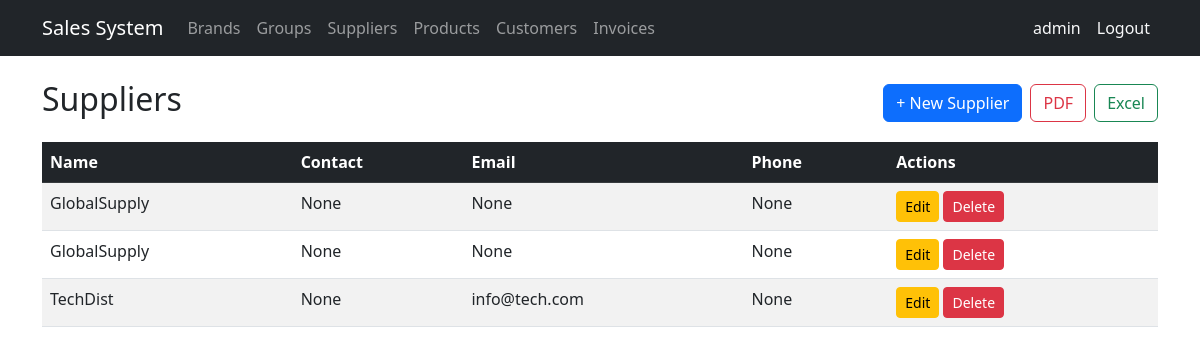
Page /suppliers/ (signed in) on the committed database.
### billing/models.py (models this page shows, shortened)
class Supplier(models.Model):
    name = models.CharField(max_length=200, verbose_name='Company Name')
    contact_name = models.CharField(max_length=200, blank=True, null=True)
    email = models.EmailField(blank=True, null=True)
    phone = models.CharField(max_length=20, blank=True, null=True)
    address = models.TextField(blank=True, null=True)
    is_active = models.BooleanField(default=True)
    created_at = models.DateTimeField(auto_now_add=True)
    updated_at = models.DateTimeField(auto_now=True)
    class Meta:
        verbose_name = 'Supplier'
        verbose_name_plural = 'Suppliers'
        ordering = ['name']

### billing/views.py (the view)
# urls.py: path('suppliers/', views.SupplierListView.as_view(), name='supplier_list'),
class SupplierListView(LoginRequiredMixin, ExportMixin, ListView):
    model = Supplier
    template_name = 'billing/supplier_list.html'
    context_object_name = 'items'
    export_title = 'Suppliers'
    export_columns = [
        ('Name', 'name'),
        ('Contact', 'contact_name'),
        ('Email', 'email'),
        ('Phone', 'phone'),
        ('Active', lambda obj: 'Yes' if obj.is_active else 'No'),
    ]

### shared/mixins.py (called while the page is built)
    def get(self, request, *args, **kwargs):
        fmt = request.GET.get('format', '').lower()
        if fmt in ('pdf', 'excel'):
            from shared.exports import export_to_pdf, export_to_excel
            qs = self.get_queryset()
            columns = self.get_export_columns()
            fn = export_to_pdf if fmt == 'pdf' else export_to_excel
            return fn(qs, columns, self.export_title)
        return super().get(request, *args, **kwargs)

    def get_context_data(self, **kwargs):
        ctx = super().get_context_data(**kwargs)
        params = self.request.GET.copy()
        params.pop('format', None)
        params.pop('page', None)
        params.pop('cols', None)
        ctx['export_qs'] = params.urlencode()
        return ctx

### billing/templates/billing/supplier_list.html (shortened to what this page needs)
{% extends 'billing/base.html' %}
{% block content %}
<div class="d-flex justify-content-between align-items-center mb-3">
  <h2>Suppliers</h2>
  <div class="d-flex gap-2">
    <a href="{% url 'billing:supplier_create' %}" class="btn btn-primary">+ New Supplier</a>
    <a href="?{% if export_qs %}{{ export_qs }}&{% endif %}format=pdf" class="btn btn-outline-danger">PDF</a>
    <a href="?{% if export_qs %}{{ export_qs }}&{% endif %}format=excel" class="btn btn-outline-success">Excel</a>
  </div>
</div>
<table class="table table-striped table-hover">
  <thead class="table-dark">
    <tr><th>Name</th><th>Contact</th><th>Email</th><th>Phone</th><th>Actions</th></tr>
  </thead>
  <tbody>
    {% for item in items %}
    <tr>
      <td>{{ item.name }}</td>
      <td>{{ item.contact_name }}</td>
      <td>{{ item.email }}</td>
      <td>{{ item.phone }}</td>
      <td>
        <a href="{% url 'billing:supplier_update' item.pk %}" class="btn btn-sm btn-warning">Edit</a>
        <a href="{% url 'billing:supplier_delete' item.pk %}" class="btn btn-sm btn-danger">Delete</a>
      </td>
    </tr>
    {% empty %}
    <tr><td colspan="5" class="text-center">No records.</td></tr>
    {% endfor %}
  </tbody>
</table>
{% endblock %}

### billing/templates/billing/base.html (shortened to what this page needs)
<!DOCTYPE html>
<html lang="es">
<head>
  <link href="https://cdn.jsdelivr.net/npm/bootstrap@5.3.0/dist/css/bootstrap.min.css" rel="stylesheet">
</head>
<body>
<nav class="navbar navbar-expand-lg navbar-dark bg-dark">
  <div class="container">
    <a class="navbar-brand" href="{% url 'billing:home' %}">Sales System</a>
    <div class="collapse navbar-collapse" id="nav">
      <ul class="navbar-nav me-auto">
        {% if user.is_authenticated %}
        <li class="nav-item"><a class="nav-link" href="{% url 'billing:brand_list' %}">Brands</a></li>
        <li class="nav-item"><a class="nav-link" href="{% url 'billing:productgroup_list' %}">Groups</a></li>
        <li class="nav-item"><a class="nav-link" href="{% url 'billing:supplier_list' %}">Suppliers</a></li>
        <li class="nav-item"><a class="nav-link" href="{% url 'billing:product_list' %}">Products</a></li>
        <li class="nav-item"><a class="nav-link" href="{% url 'billing:customer_list' %}">Customers</a></li>
        <li class="nav-item"><a class="nav-link" href="{% url 'billing:invoice_list' %}">Invoices</a></li>
        {% endif %}
      </ul>
      <ul class="navbar-nav">
        {% if user.is_authenticated %}
        <li class="nav-item"><span class="nav-link text-light">{{ user.username }}</span></li>
        <li class="nav-item">
            <form method="post" action="{% url 'logout' %}" class="d-inline">
                <button type="submit" class="nav-link btn btn-link text-light"
                        style="text-decoration:none;">Logout</button>
            </form>
        </li>
        {% else %}
        <li class="nav-item"><a class="nav-link" href="{% url 'login' %}">Login</a></li>
        <li class="nav-item"><a class="nav-link" href="{% url 'billing:signup' %}">Sign Up</a></li>
        {% endif %}
      </ul>
    </div>
  </div>
</nav>
<div class="container mt-4">
  {% block content %}{% endblock %}
</div>
</body>
</html>

### rows in the picture
Supplier: name "GlobalSupply", contact_name "None", email "None", phone "None"
Supplier: name "GlobalSupply", contact_name "None", email "None", phone "None"
Supplier: name "TechDist", contact_name "None", email "info@tech.com", phone "None"

### other values in the picture
{{ user.username }} "admin"
